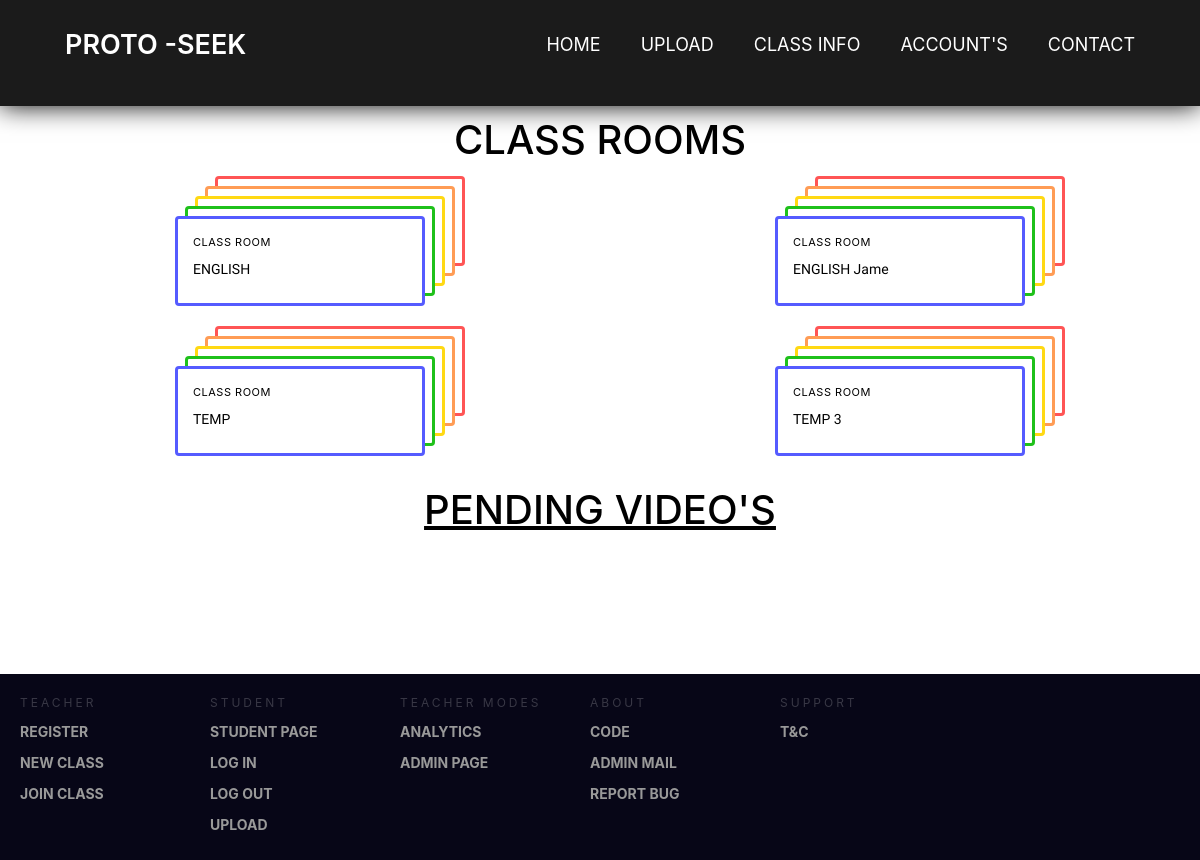
The app's page / (signed in) with its own data.
### Teacher/models.py (models this page shows, shortened)
class TeacherClassRoom(models.Model):
    class Meta:
        unique_together = (('teacher', 'classRoomName'))
    teacher=models.ForeignKey(TEACHER,on_delete=models.CASCADE)
    classRoomName=models.CharField(max_length=25)
    class_url=models.CharField(max_length=2000,blank=True)

### videos/views.py (the view)
# urls.py: path('',homepage,name="index"),
def homepage(request):
    if request.method == 'GET':
        try:
            is_teacher = TEACHER.objects.get(teacher=request.user)
            if is_teacher.is_active:
                all_classes = TeacherClassRoom.objects.filter(teacher=is_teacher)
                all_events=Events.objects.filter(Room__in=all_classes.values_list('id'))
                all_video=videoUpload.objects.filter(EventID__in=all_events.values_list('id'))
            else:
                return HttpResponse("Your Request Is Pending for Admin review")
        except Exception as e:
            print(e)
            return redirect('/student/')
    return render(request, 'AllClass.html', {'classes': all_classes,'videos':all_video})

### Templates/AllClass.html (shortened to what this page needs)
{% load static %}
{% static "images" as baseUrl %}
<!DOCTYPE html>
<html lang="en">
<head>
    <link rel="stylesheet" href="{% static 'css/headercss.css' %}">
    <link rel="stylesheet" href="{% static  'css/homepage.css' %}">
    <link rel="stylesheet" href="https://cdnjs.cloudflare.com/ajax/libs/twitter-bootstrap/4.1.3/css/bootstrap.min.css">
    <link rel="stylesheet" href="{% static 'css/footer.css' %}">
</head>
<body>
    {% include "header.html" %}
    <div class="NamesCL" style="text-align: center; height: 50px; font-size: 32px; margin-top: 10px; color: black;">
         <h1 style="color: black;">CLASS ROOMS</h1>
    </div>
    <div class="ClassCON">
        {% for i in classes %}
        <div class="card">
            <p style="color: black;">
                Class ROOM
            </p>
            <h2>
                <a style="color: black;" href="teacher/class/{{i.class_url}}">{{i.classRoomName}}</a>
            </h2>
        </div>
        {% endfor %}
    </div>
    <div class="headingBout" style="text-align: center; " >
           <h1 style="color: black; text-decoration: underline;">PENDING VIDEO'S</h1>
    </div>
    <div class="container containerHomepage" style="margin-bottom: 20px;">
    </div>
    {% include "footer.html" %}
</body>
</html>

### static/css/headercss.css (style rules this page uses)
* { padding: 0; margin: 0; box-sizing: border-box; }

### static/css/homepage.css (style rules this page uses)
* { padding: 0; margin: 0; box-sizing: border-box; color: white; }

### static/css/footer.css (style rules this page uses)
a { text-decoration: none; }

### Templates/AllClass.html (style rules this page uses)
.card { background-color: white; display: block; width: 250px; min-height: 90px; border: 3px solid #555BFF; padding: 15px; overflow-x: hidden; box-shadow: 10px -10px 0 -3px white, 10px -10px #1FC11B, 20px -20px 0 -3px white, 20px -20px #FFD913, 30px -30px 0 -3px white, 30px -30px #FF9C55, 40px -40px 0 -3px white, 40px -40px #FF5555; transition: box-shadow 1s, top 1s, left 1s; position: relative; top: 0; left: 0; cursor: pointer; }
.card p { font-size: 11px; text-transform: uppercase; letter-spacing: 0.5px; margin-bottom: 10px; }
.card h2 { font-size: 14px; font-family: "Archivo Black", "Archivo", sans-serif; font-weight: normal; }
.ClassCON { margin-top: 50px; display: grid; display: grid; grid-template-columns: repeat(2, 1fr); justify-items: center; border-radius: 5px; grid-row-gap: 60px; margin-bottom: 30px; }

### records on screen
TeacherClassRoom: classRoomName "ENGLISH"
TeacherClassRoom: classRoomName "ENGLISH Jame"
TeacherClassRoom: classRoomName "TEMP"
TeacherClassRoom: classRoomName "TEMP 3"
